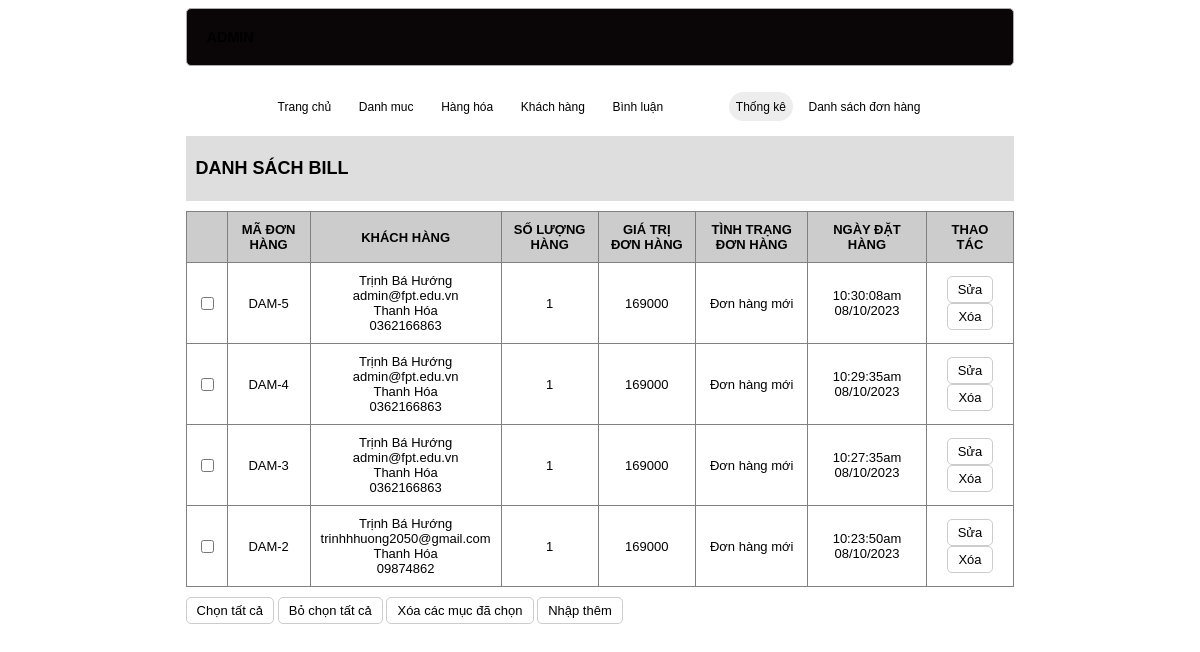
/admin/index.php?act=dsdh, run on the app's committed database.
### tables this page shows
CREATE TABLE `bill` (
  `id` int(10) NOT NULL,
  `iduser` int(10) NOT NULL DEFAULT 0,
  `bill_name` varchar(255) NOT NULL,
  `bill_address` varchar(255) NOT NULL,
  `bill_tel` varchar(59) NOT NULL,
  `bill_email` varchar(100) NOT NULL,
  `bill_pttt` tinyint(1) NOT NULL DEFAULT 1 COMMENT '1.Thanh toán trực tiếp\r\n2.Chuyển khoản\r\n3.Thanh toán online',
  `ngaydathang` varchar(50) NOT NULL,
  `total` int(10) NOT NULL DEFAULT 0,
  `bill_status` tinyint(1) NOT NULL DEFAULT 0 COMMENT '0.Đơn hàng mới\r\n1.Đang xử lý\r\n2.Đang giao hàng\r\n3.Đã giao hàng',
  `receive_name` varchar(255) DEFAULT NULL,
  `receive_address` varchar(255) DEFAULT NULL,
  `receive_tel` varchar(50) DEFAULT NULL
);

### model/pdo.php (called while the page is built, shortened)
<?php
function pdo_get_connection(){
    $dburl = "mysql:host=localhost;dbname=duanmau2023;charset=utf8";
    $username = 'root';
    $password = '';
    $conn = new PDO($dburl, $username, $password);
    $conn->setAttribute(PDO::ATTR_ERRMODE, PDO::ERRMODE_EXCEPTION);
    return $conn;
}
function pdo_query($sql){
    $sql_args = array_slice(func_get_args(), 1);
    try{
        $conn = pdo_get_connection();
        $stmt = $conn->prepare($sql);
        $stmt->execute($sql_args);
        $rows = $stmt->fetchAll();
        return $rows;
    }
    catch(PDOException $e){
        throw $e;
    }
    finally{
        unset($conn);
    }
}

### model/cart.php (called while the page is built, shortened)
<?php
 function loadall_cart_count($idbill){
    $sql = "SELECT * FROM cart where idbill=".$idbill;
    $bill = pdo_query($sql);
    return sizeof($bill);
 }
 function loadall_bill($iduser){
    $sql = "SELECT * FROM bill where 1";
    $sql.=" order by id desc";
    $listbill = pdo_query($sql);
    return $listbill;
 }
 function get_ttdh($n){
    switch ($n) {
        default:
        $tt = "Đơn hàng mới";
            break;
    }
    return $tt;
 }
?>

### admin/bill/list.php (the view)
<div class="row">
            <div class="row header1 mb10">
                <h1>DANH SÁCH BILL </h1>
            </div>
            <div class="row formcontent ">
            <div class="row mb10 frmloai mb" >
                <table>
                    <tr>
                        <th></th>
                        <th>MÃ ĐƠN HÀNG</th>
                        <th>KHÁCH HÀNG</th>
                        <th>SỐ LƯỢNG HÀNG</th>
                        <th>GIÁ TRỊ ĐƠN HÀNG</th>
                        <th>TÌNH TRẠNG ĐƠN HÀNG</th>
                        <th>NGÀY ĐẶT HÀNG</th>
                        <th>THAO TÁC</th>
                    </tr>
                    <?php
                    foreach ($listbill as $bill) {
                        extract($bill);
                        $suabill ="index.php?act=suabill&id=".$id;
                        $xoabill ="index.php?act=xoabill&id=".$id;
                        $kh = $bill['bill_name'].'
                        <br>'.$bill['bill_email'].'
                        <br>'.$bill['bill_address'].'
                        <br>'.$bill['bill_tel'];
                        $ttdh = get_ttdh(["bill_status"]);
                        $countsp = loadall_cart_count($bill['id']);
                        echo '<tr>
                        <td><input type="checkbox"></td>
                        <td>DAM-'.$bill['id'].'</td>
                        <td>'.$kh.'</td>
                        <td>'.$countsp.'</td>
                        <td>'.$bill["total"].'</td>
                        <td>'.$ttdh.'</td>
                        <td>'.$bill['ngaydathang'].'</td>
                        <td><a href = "'.$suabill.'"><input type="button" value="Sửa"></a> <a href="'.$xoabill.'"><input type="button" value="Xóa"></a></td>
                    </tr>';
                    }
                    ?>
                </table>
            </div>
            <div class="row mb10">
                <input type="button" value="Chọn tất cả">
                <input type="button" value="Bỏ chọn tất cả">
                <input type="button" value="Xóa các mục đã chọn">
                <a href="index.php?act=addsp"><input type="button" value="Nhập thêm"></a>
            </div>
            </div>
        </div>
    </div>

### view/css/style.css (style rules this page uses)
* { box-sizing: border-box; font-family: sans-serif; font-size: 13px; }
.row { float: left; width: 100%; }
.mb { margin-bottom: 20px; }
.mb10 { margin-bottom: 10px; }
.formtaikhoan input[type="submit"], .formcontent input[type="submit"], .formcontent input[type="reset"], .formcontent input[type="button"] { border-radius: 5px; padding: 5px 10px; background-color: white; border: 1px #ccc solid; }
.header1 { background-color: #dedede; width: 100%; }
.header1 h1 { font-size: 1.5vw; padding: 10px; color: #000; }
.frmloai table { width: 100%; text-align: center; }
table, th, td { border: 1px solid gray; border-collapse: collapse; padding: 10px; }
table th { background-color: #ccc; }

### data on the page
bill: id "5", bill_name "Trịnh Bá Hướng", bill_email "admin@fpt.edu.vn", bill_address "Thanh Hóa", bill_tel "0362166863", countsp "1", total "169000", ttdh "Đơn hàng mới", ngaydathang "10:30:08am 08/10/2023"
bill: id "4", bill_name "Trịnh Bá Hướng", bill_email "admin@fpt.edu.vn", bill_address "Thanh Hóa", bill_tel "0362166863", countsp "1", total "169000", ttdh "Đơn hàng mới", ngaydathang "10:29:35am 08/10/2023"
bill: id "3", bill_name "Trịnh Bá Hướng", bill_email "admin@fpt.edu.vn", bill_address "Thanh Hóa", bill_tel "0362166863", countsp "1", total "169000", ttdh "Đơn hàng mới", ngaydathang "10:27:35am 08/10/2023"
bill: id "2", bill_name "Trịnh Bá Hướng", bill_email "trinhhhuong2050@gmail.com", bill_address "Thanh Hóa", bill_tel "09874862", countsp "1", total "169000", ttdh "Đơn hàng mới", ngaydathang "10:23:50am 08/10/2023"
